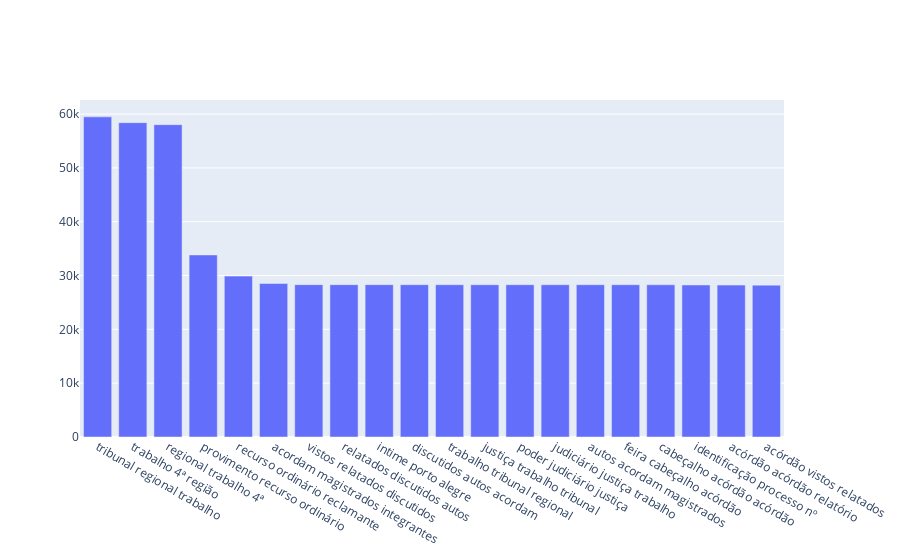

The cell this chart's notebook holds for it:
### Code cell
trace = go.Bar(x=df6["INTEIRO_TEOR"], y=df6["QUANTIDADE"])
iplot({"data":[trace]})

### Figure 1 — Plotly figure (JSON) as saved in the notebook; plotly's stock layout.template omitted (floating-point values rounded to 4 significant figures)
{"data": [{"type": "bar", "x": ["tribunal regional trabalho", "trabalho 4ª região", "regional trabalho 4ª", "provimento recurso ordinário", "recurso ordinário reclamante", "acordam magistrados integrantes", "vistos relatados discutidos", "relatados discutidos autos", "intime porto alegre", "discutidos autos acordam", "trabalho tribunal regional", "justiça trabalho tribunal", "poder judiciário justiça", "judiciário justiça trabalho", "autos acordam magistrados", "feira cabeçalho acórdão", "cabeçalho acórdão acórdão", "identificação processo nº", "acórdão acórdão relatório", "acórdão vistos relatados"], "y": [59482, 58403, 58033, 33822, 29893, 28512, 28309, 28309, 28303, 28301, 28299, 28294, 28293, 28293, 28291, 28290, 28281, 28242, 28226, 28216]}], "layout": {"autosize": true, "xaxis": {"autorange": true, "range": [-0.5, 19.5], "type": "category"}, "yaxis": {"autorange": true, "range": [0, 62610.0], "type": "linear"}}}
